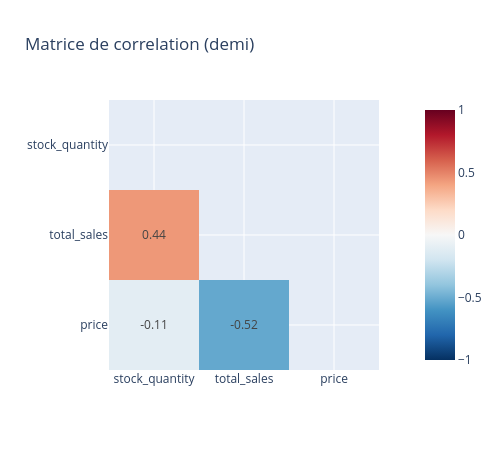

This figure's notebook cell:
### Code cell
# Version "demi-heatmap" avec Plotly : le triangle superieur est masque (valeurs mises a NaN)

mask = np.triu(np.ones_like(corr, dtype=bool))
corr_masked = corr.mask(mask)

fig = px.imshow(
    corr_masked,
    text_auto=".2f",
    color_continuous_scale="RdBu_r",
    zmin=-1, zmax=1,
    title="Matrice de correlation (demi)"
)
fig.update_layout(width=500, height=450)
fig.show()

### Figure 1 — Plotly figure (JSON) as saved in the notebook; plotly's stock layout.template omitted (floating-point values rounded to 4 significant figures)
{"data": [{"coloraxis": "coloraxis", "hovertemplate": "x: %{x}<br>y: %{y}<br>color: %{z}<extra></extra>", "name": "0", "texttemplate": "%{z:.2f}", "type": "heatmap", "x": ["stock_quantity", "total_sales", "price"], "xaxis": "x", "y": ["stock_quantity", "total_sales", "price"], "yaxis": "y", "z": [[NaN, NaN, NaN], [0.4388, NaN, NaN], [-0.1062, -0.5155, NaN]]}], "layout": {"coloraxis": {"autocolorscale": false, "cmax": 1, "cmin": -1, "colorscale": [[0, "rgb(5,48,97)"], [0.1, "rgb(33,102,172)"], [0.2, "rgb(67,147,195)"], [0.3, "rgb(146,197,222)"], [0.4, "rgb(209,229,240)"], [0.5, "rgb(247,247,247)"], [0.6, "rgb(253,219,199)"], [0.7, "rgb(244,165,130)"], [0.8, "rgb(214,96,77)"], [0.9, "rgb(178,24,43)"], [1, "rgb(103,0,31)"]]}, "height": 450, "title": {"text": "Matrice de correlation (demi)"}, "width": 500, "xaxis": {"anchor": "y", "constrain": "domain", "domain": [0, 1], "scaleanchor": "y"}, "yaxis": {"anchor": "x", "autorange": "reversed", "constrain": "domain", "domain": [0, 1]}}}
